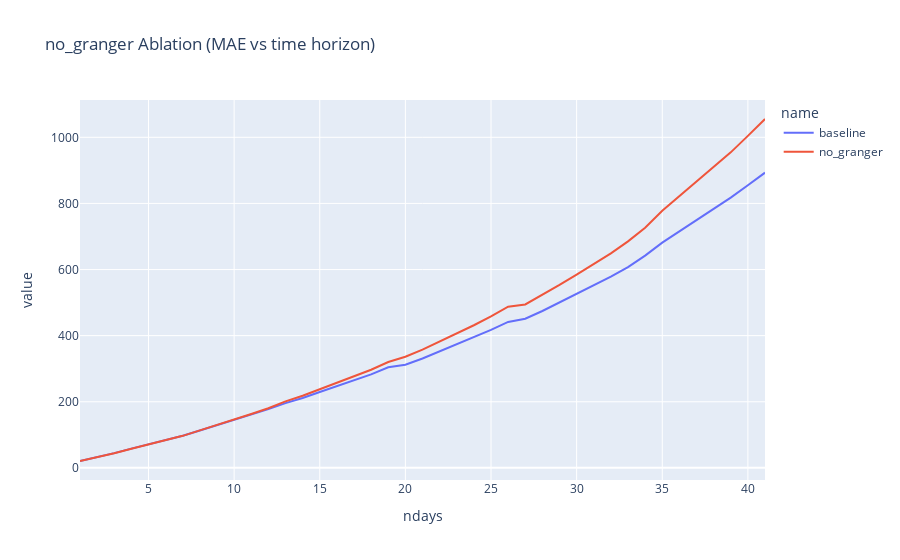
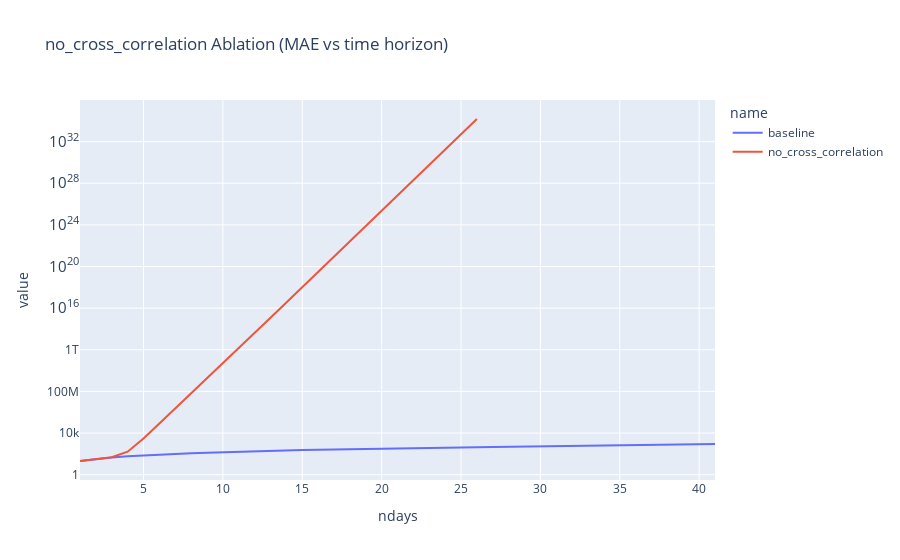
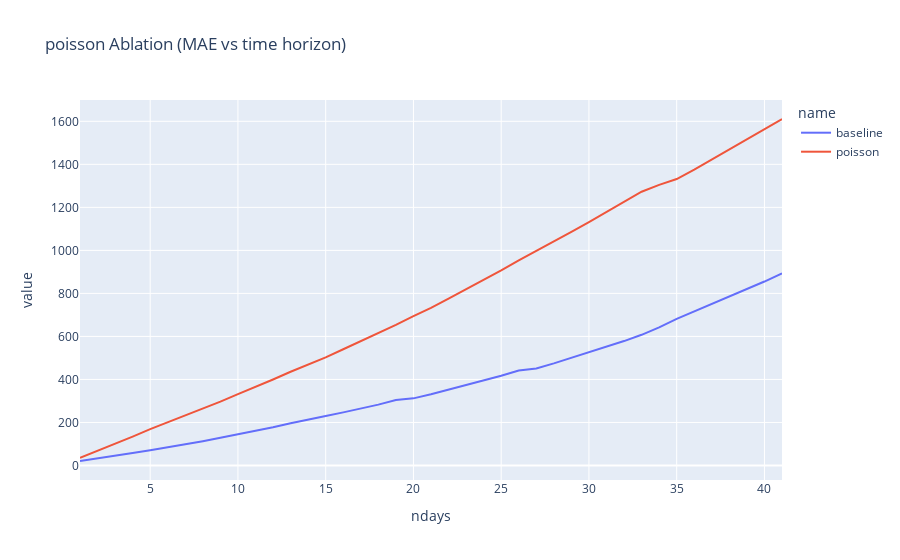

Write notebook code for charts like these, in order.
### Code cell
def concat(res):
    temp = []
    for x in res:
        temp.append(x['mets'].reset_index().melt(id_vars=["Measure"], var_name="target_date"))
        temp[-1]["basedate"] = x["basedate"]
    return pandas.concat(temp)


baseline = concat(results["baseline"])
baseline["name"] = "baseline"
others = {k: v for k, v in results.items() if k != 'baseline'}
for name, res in others.items():
    res = concat(res)
    res["name"] = name
    common_dates = list(set(baseline["basedate"]).intersection(res["basedate"]))
    df = pandas.concat([
        res.set_index("basedate").loc[common_dates].reset_index(), 
        baseline.set_index("basedate").loc[common_dates].reset_index()
    ])
    df["ndays"] = (df["target_date"] - df["basedate"]).dt.days
    grouped = df.groupby(["name", "ndays", "Measure"])["value"].mean().reset_index()
    title = f"{name} Ablation (MAE vs time horizon)"
    kwargs = {}
    if name == "no_cross_correlation":
        kwargs["log_y"] = True
    
    px.line(grouped[grouped["Measure"] == "MAE"], x="ndays", y="value", color="name", title=title, **kwargs).show()

### Figure 1 — Plotly figure (JSON) as saved in the notebook; plotly's stock layout.template omitted (floating-point values rounded to 4 significant figures)
{"data": [{"hovertemplate": "name=baseline<br>ndays=%{x}<br>value=%{y}<extra></extra>", "legendgroup": "baseline", "line": {"color": "#636efa", "dash": "solid"}, "mode": "lines", "name": "baseline", "orientation": "v", "showlegend": true, "type": "scatter", "x": [1, 2, 3, 4, 5, 6, 7, 8, 9, 10, 11, 12, 13, 14, 15, 16, 17, 18, 19, 20, 21, 22, 23, 24, 25, 26, 27, 28, 29, 30, 31, 32, 33, 34, 35, 36, 37, 38, 39, 40, 41], "xaxis": "x", "y": [20.8, 32.32, 44.48, 58.21, 71.24, 84.73, 97.09, 113.2, 128.8, 144.7, 160.6, 177.6, 196.0, 211.5, 229.6, 246.9, 264.8, 282.8, 304.2, 312.0, 330.9, 352.4, 373.3, 394.4, 417.3, 441.5, 451.0, 474.6, 500.1, 525.8, 551.6, 578.4, 607.5, 642.2, 681.4, 716.0, 749.6, 782.6, 817.7, 855.1, 893.0], "yaxis": "y"}, {"hovertemplate": "name=no_granger<br>ndays=%{x}<br>value=%{y}<extra></extra>", "legendgroup": "no_granger", "line": {"color": "#EF553B", "dash": "solid"}, "mode": "lines", "name": "no_granger", "orientation": "v", "showlegend": true, "type": "scatter", "x": [1, 2, 3, 4, 5, 6, 7, 8, 9, 10, 11, 12, 13, 14, 15, 16, 17, 18, 19, 20, 21, 22, 23, 24, 25, 26, 27, 28, 29, 30, 31, 32, 33, 34, 35, 36, 37, 38, 39, 40, 41], "xaxis": "x", "y": [20.73, 32.23, 44.23, 57.83, 70.97, 84.27, 96.89, 113.5, 129.3, 145.5, 162.7, 180.4, 201.0, 218.3, 238.1, 256.5, 276.0, 296.8, 320.2, 336.0, 357.9, 382.2, 406.6, 431.4, 458.3, 487.7, 494.3, 522.8, 553.3, 584.5, 616.4, 648.8, 685.2, 726.2, 777.6, 821.3, 864.5, 908.6, 954.5, 1004.0, 1055.0], "yaxis": "y"}], "layout": {"legend": {"title": {"text": "name"}, "tracegroupgap": 0}, "title": {"text": "no_granger Ablation (MAE vs time horizon)"}, "xaxis": {"anchor": "y", "domain": [0, 1], "title": {"text": "ndays"}}, "yaxis": {"anchor": "x", "domain": [0, 1], "title": {"text": "value"}}}}

### Figure 2 — Plotly figure (JSON) as saved in the notebook; plotly's stock layout.template omitted (floating-point values rounded to 4 significant figures)
{"data": [{"hovertemplate": "name=baseline<br>ndays=%{x}<br>value=%{y}<extra></extra>", "legendgroup": "baseline", "line": {"color": "#636efa", "dash": "solid"}, "mode": "lines", "name": "baseline", "orientation": "v", "showlegend": true, "type": "scatter", "x": [1, 2, 3, 4, 5, 6, 7, 8, 9, 10, 11, 12, 13, 14, 15, 16, 17, 18, 19, 20, 21, 22, 23, 24, 25, 26, 27, 28, 29, 30, 31, 32, 33, 34, 35, 36, 37, 38, 39, 40, 41], "xaxis": "x", "y": [20.8, 32.32, 44.48, 58.21, 71.24, 84.73, 97.09, 113.2, 128.8, 144.7, 160.6, 177.6, 196.0, 211.5, 229.6, 246.9, 264.8, 282.8, 304.2, 312.0, 330.9, 352.4, 373.3, 394.4, 417.3, 441.5, 451.0, 474.6, 500.1, 525.8, 551.6, 578.4, 607.5, 642.2, 681.4, 716.0, 749.6, 782.6, 817.7, 855.1, 893.0], "yaxis": "y"}, {"hovertemplate": "name=no_cross_correlation<br>ndays=%{x}<br>value=%{y}<extra></extra>", "legendgroup": "no_cross_correlation", "line": {"color": "#EF553B", "dash": "solid"}, "mode": "lines", "name": "no_cross_correlation", "orientation": "v", "showlegend": true, "type": "scatter", "x": [1, 2, 3, 4, 5, 6, 7, 8, 9, 10, 11, 12, 13, 14, 15, 16, 17, 18, 19, 20, 21, 22, 23, 24, 25, 26, 27, 28, 29, 30, 31, 32, 33, 34, 35, 36, 37, 38, 39, 40, 41], "xaxis": "x", "y": [20.66, 31.95, 47.13, 162.2, 2942.0, 82140.0, 2263000.0, 62920000.0, 1764000000.0, 49790000000.0, 1414000000000.0, 40410000000000.0, 1215000000000000.0, 35044004095726150, 1014406307696840000, 29462855789788030000, 858263748601639500000, 2.507e+22, 7.337e+23, 2.26e+25, 6.639e+26, 1.954e+28, 5.757e+29, 1.698e+31, 5.015e+32, 1.482e+34, null, null, null, null, null, null, null, null, null, null, null, null, null, null, null], "yaxis": "y"}], "layout": {"legend": {"title": {"text": "name"}, "tracegroupgap": 0}, "title": {"text": "no_cross_correlation Ablation (MAE vs time horizon)"}, "xaxis": {"anchor": "y", "domain": [0, 1], "title": {"text": "ndays"}}, "yaxis": {"anchor": "x", "domain": [0, 1], "title": {"text": "value"}, "type": "log"}}}

### Figure 3 — Plotly figure (JSON) as saved in the notebook; plotly's stock layout.template omitted (floating-point values rounded to 4 significant figures)
{"data": [{"hovertemplate": "name=baseline<br>ndays=%{x}<br>value=%{y}<extra></extra>", "legendgroup": "baseline", "line": {"color": "#636efa", "dash": "solid"}, "mode": "lines", "name": "baseline", "orientation": "v", "showlegend": true, "type": "scatter", "x": [1, 2, 3, 4, 5, 6, 7, 8, 9, 10, 11, 12, 13, 14, 15, 16, 17, 18, 19, 20, 21, 22, 23, 24, 25, 26, 27, 28, 29, 30, 31, 32, 33, 34, 35, 36, 37, 38, 39, 40, 41], "xaxis": "x", "y": [20.8, 32.32, 44.48, 58.21, 71.24, 84.73, 97.09, 113.2, 128.8, 144.7, 160.6, 177.6, 196.0, 211.5, 229.6, 246.9, 264.8, 282.8, 304.2, 312.0, 330.9, 352.4, 373.3, 394.4, 417.3, 441.5, 451.0, 474.6, 500.1, 525.8, 551.6, 578.4, 607.5, 642.2, 681.4, 716.0, 749.6, 782.6, 817.7, 855.1, 893.0], "yaxis": "y"}, {"hovertemplate": "name=poisson<br>ndays=%{x}<br>value=%{y}<extra></extra>", "legendgroup": "poisson", "line": {"color": "#EF553B", "dash": "solid"}, "mode": "lines", "name": "poisson", "orientation": "v", "showlegend": true, "type": "scatter", "x": [1, 2, 3, 4, 5, 6, 7, 8, 9, 10, 11, 12, 13, 14, 15, 16, 17, 18, 19, 20, 21, 22, 23, 24, 25, 26, 27, 28, 29, 30, 31, 32, 33, 34, 35, 36, 37, 38, 39, 40, 41], "xaxis": "x", "y": [35.53, 67.25, 99.69, 134.1, 168.8, 201.3, 230.3, 263.1, 297.1, 331.7, 364.6, 399.9, 435.7, 468.4, 502.7, 540.2, 578.0, 614.9, 653.9, 694.3, 732.6, 776.1, 818.6, 862.2, 907.1, 953.8, 996.9, 1039.0, 1086.0, 1131.0, 1177.0, 1224.0, 1273.0, 1305.0, 1332.0, 1376.0, 1422.0, 1469.0, 1518.0, 1565.0, 1611.0], "yaxis": "y"}], "layout": {"legend": {"title": {"text": "name"}, "tracegroupgap": 0}, "title": {"text": "poisson Ablation (MAE vs time horizon)"}, "xaxis": {"anchor": "y", "domain": [0, 1], "title": {"text": "ndays"}}, "yaxis": {"anchor": "x", "domain": [0, 1], "title": {"text": "value"}}}}
